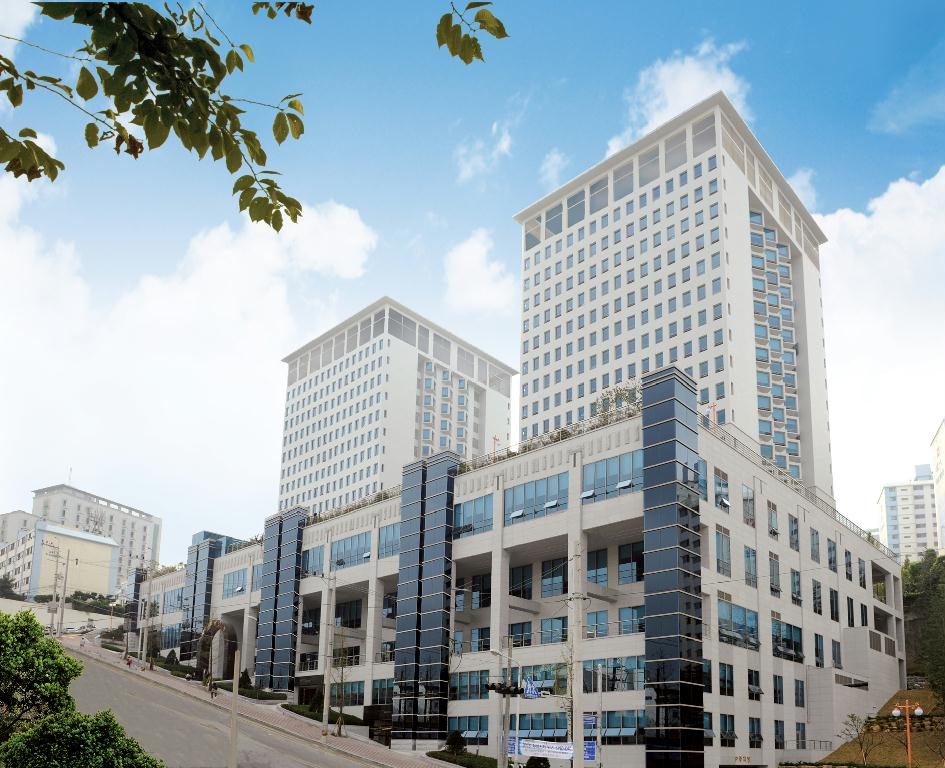
#> input picture homework/2_kernel_convolution/dongseo_gv.jpg, 945 x 768 px
$ jupyter execute kernel_convolution.ipynb
#> lines starting #> are read from the running program, lines starting #| are printed output that depends on the picture
[cell 1]
import matplotlib.pyplot as plt
import numpy as np
from PIL import Image
import cv2
from pylab import *

[cell 2]
kernel_ed1 = np.array([[1.,0.,-1.],
                       [0.,0.,0.],
                       [-1.,0.,1.]])

kernel_ed2 = np.array([[0.,1.,0.],
                       [1.,-4.,1.],
                       [0.,1.,0.]])

kernel_ed3 = np.array([[-1.,-1.,-1.],
                       [-1.,8.,-1.],
                       [-1.,-1.,-1.]])

kernel_shp = np.array([[0.,-1.,0.],
                       [-1.,5.,-1.],
                       [0.,-1.,0.]])

kernel_bbl = np.array([[1.,1.,1.],
                       [1.,1.,1.],
                       [1.,1.,1.]])/9

kernel_gb1 = np.array([[1.,2.,1.],
                       [2.,4.,2.],
                       [1.,2.,1.]])/16

kernel_gb2 = np.array([[1.,4.,6.,4.,1.],
                       [4.,16.,24.,16.,4.],
                       [6.,24.,36.,24.,6.],
                       [4.,16.,24.,16.,4.],
                       [1.,4.,6.,4.,1.]])/256

kernel_list = [kernel_ed1, kernel_ed2, kernel_ed3, kernel_shp, kernel_bbl, kernel_gb1, kernel_gb2]
title_list = ['Edge Detection 1', 'Edge Detection 2', 'Edge Detection 3', 'Sharpen', 'Box Blur',
              'Gaussian Blur 3 x 3', 'Gaussian Blur 5 x 5']

[cell 3]
image = array(Image.open('dongseo_gv.jpg'))
#> image is the input picture: shape (768, 945, 3); mean R, G, B 155.2, 169.1, 175.8

plt.rcParams['figure.figsize'] = (16,9)
plt.title('Original Image')
plt.imshow(image)
plt.axis('off')
plt.tight_layout()
plt.show()

[cell 4]
output = cv2.filter2D(image, -1, kernel_list[0])
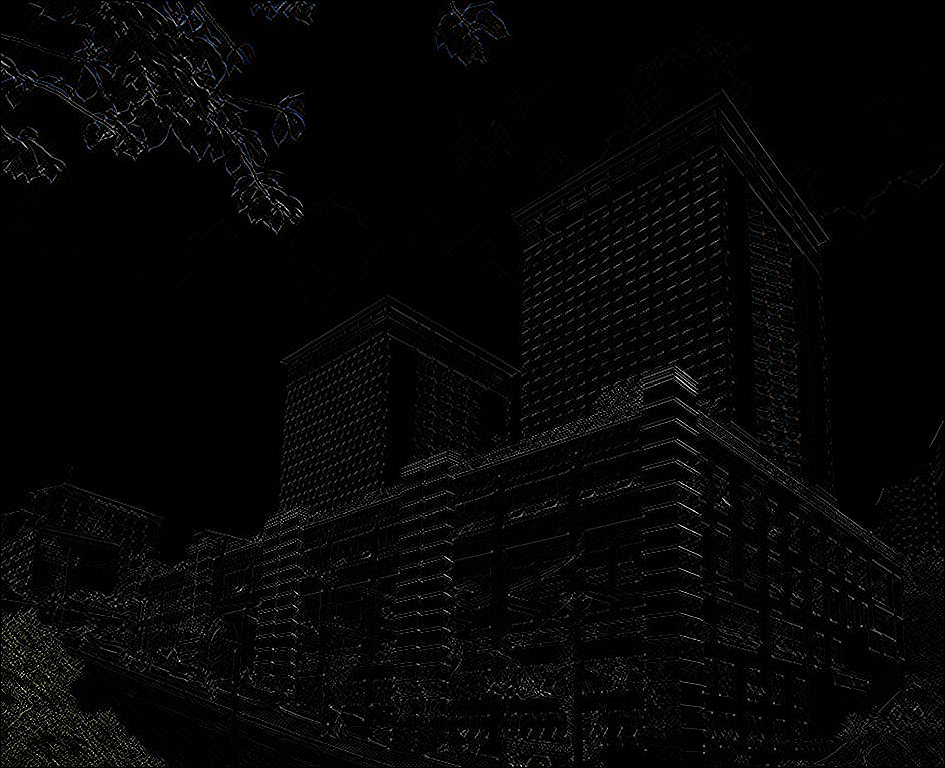
#> output: shape (768, 945, 3); mean R, G, B 5.9, 5.9, 5.9

plt.rcParams['figure.figsize'] = (16,9)
plt.title(title_list[0])
plt.imshow(output)
plt.axis('off')
plt.tight_layout()
plt.show()

[cell 5]
output = cv2.filter2D(image, -1, kernel_list[1])
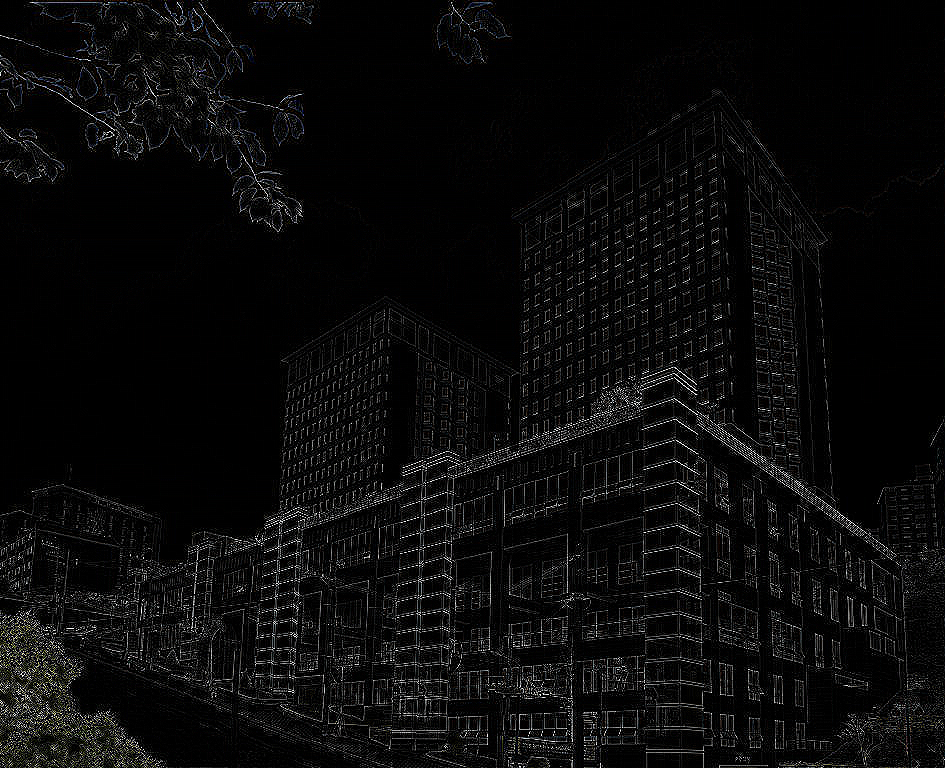
#> output: shape (768, 945, 3); mean R, G, B 10.9, 10.9, 10.9

plt.rcParams['figure.figsize'] = (16,9)
plt.title(title_list[1])
plt.imshow(output)
plt.axis('off')
plt.tight_layout()
plt.show()

[cell 6]
output = cv2.filter2D(image, -1, kernel_list[2])
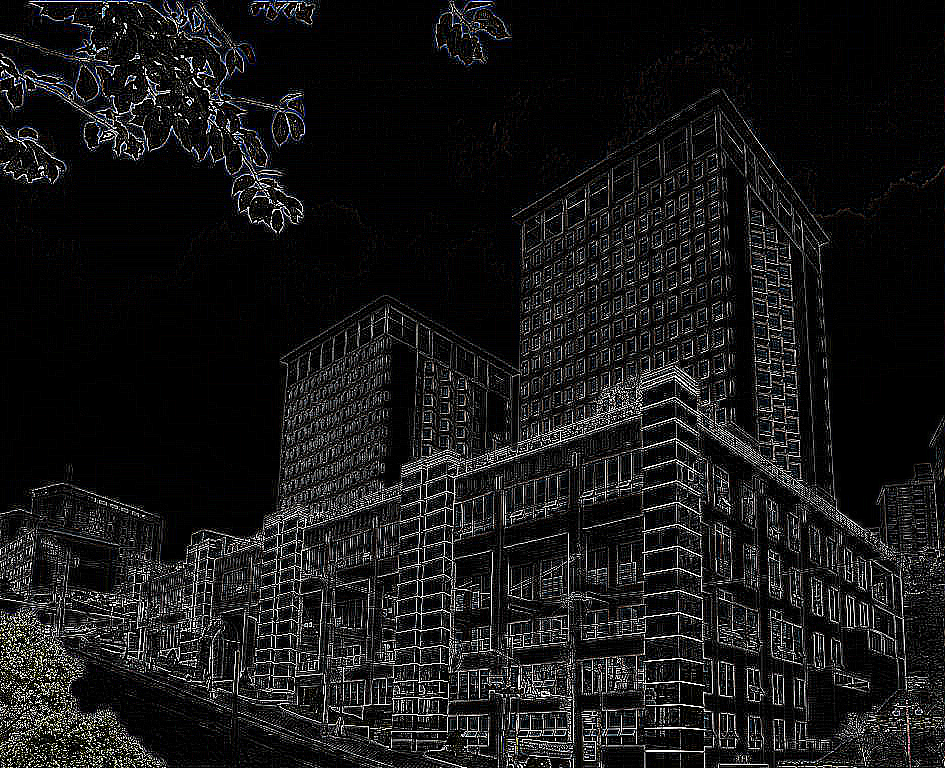
#> output: shape (768, 945, 3); mean R, G, B 23.6, 23.5, 23.7

plt.rcParams['figure.figsize'] = (16,9)
plt.title(title_list[2])
plt.imshow(output)
plt.axis('off')
plt.tight_layout()
plt.show()

[cell 7]
fig = plt.figure(figsize=(13, 9))

output = cv2.filter2D(image, -1, kernel_list[3])
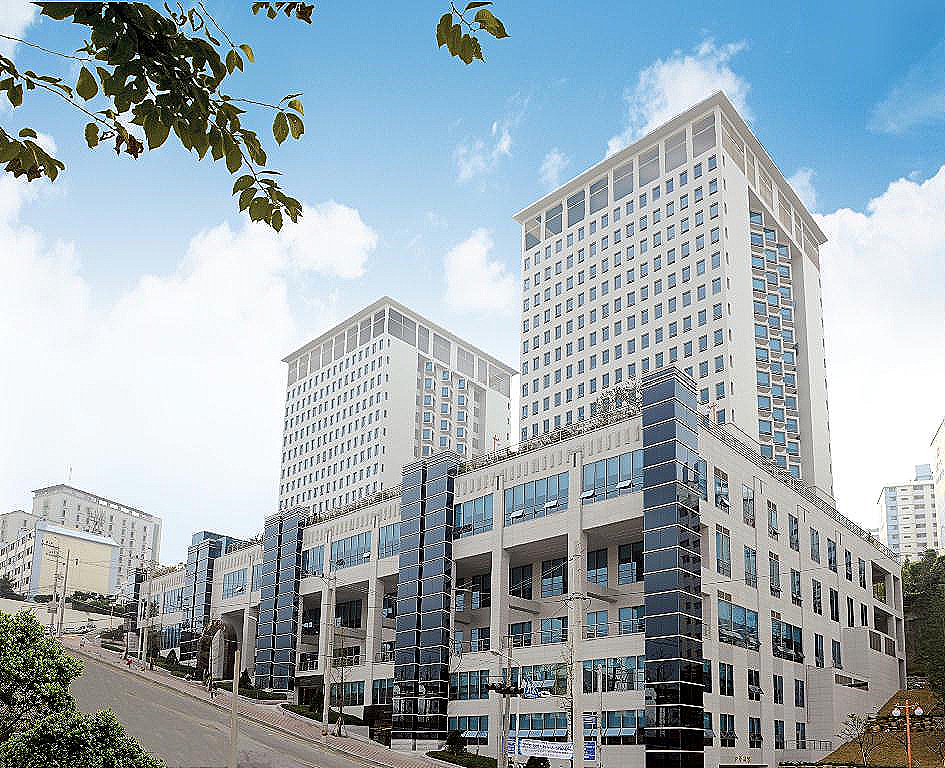
#> output: shape (768, 945, 3); mean R, G, B 156.5, 170.1, 177.1
fig.add_subplot(2,2,1)
plt.title(title_list[3])
plt.imshow(output)
plt.axis('off')

output = cv2.filter2D(image, -1, kernel_list[4])
fig.add_subplot(2,2,2)
plt.title(title_list[4])
plt.imshow(output)
plt.axis('off')

output = cv2.filter2D(image, -1, kernel_list[5])
fig.add_subplot(2,2,3)
plt.title(title_list[5])
plt.imshow(output)
plt.axis('off')

output = cv2.filter2D(image, -1, kernel_list[6])
fig.add_subplot(2,2,4)
plt.title(title_list[6])
plt.imshow(output)
plt.axis('off')

plt.tight_layout()
plt.show()
